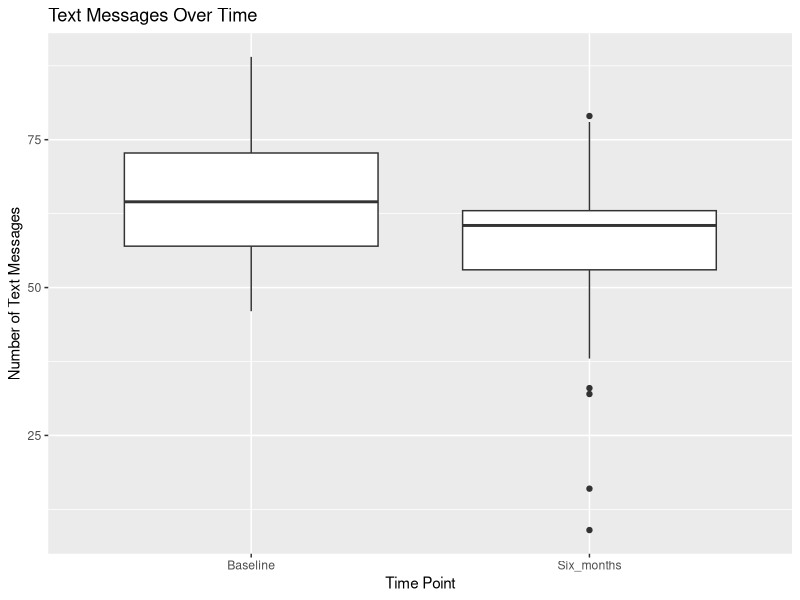

Source code (R):
#Start by installing required packages

#install.packages("ggplot2")
library(ggplot2)
library(readr)
library(tidyr)

#Read data

Data <- read.csv("TextMessages.csv")

#Convert data for plotting

text_long <- Data %>%
  pivot_longer(cols = c(Baseline, Six_months),
               names_to = "Time",
               values_to = "TextMessages")

#We do this because it works well when converting data to a boxplot.

#Creating actual boxplot

ggplot(text_long, aes(x = Time, y = TextMessages)) +
  geom_boxplot() +
  labs(
    title = "Text Messages Over Time",
    x = "Time Point",
    y = "Number of Text Messages")

#The boxplot compares the number of text messages sent at baseline and six
#months, helping us see how the message activity changed over time. The boxplot
#shows that the number of text messages decreased from baseline to six
#months, as the median and overall distribution of messages are lower at the
#six month mark.